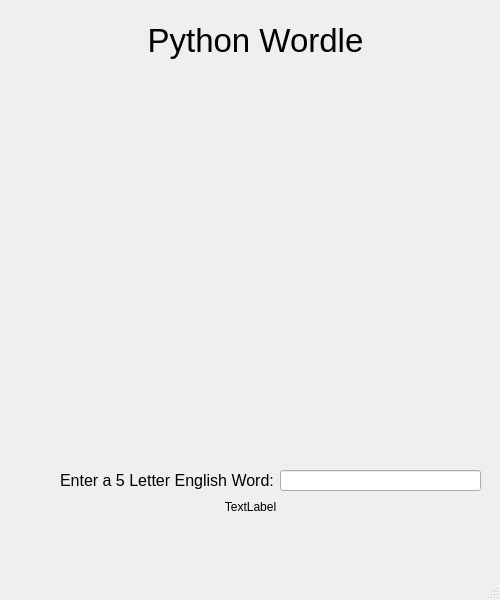
<?xml version="1.0" encoding="UTF-8"?>
<ui version="4.0">
 <class>MainWindow</class>
 <widget class="QMainWindow" name="MainWindow">
  <property name="geometry">
   <rect>
    <x>0</x>
    <y>0</y>
    <width>500</width>
    <height>600</height>
   </rect>
  </property>
  <property name="windowTitle">
   <string>MainWindow</string>
  </property>
  <widget class="QWidget" name="centralwidget">
   <widget class="QLabel" name="title_label">
    <property name="geometry">
     <rect>
      <x>10</x>
      <y>20</y>
      <width>491</width>
      <height>41</height>
     </rect>
    </property>
    <property name="font">
     <font>
      <pointsize>25</pointsize>
     </font>
    </property>
    <property name="text">
     <string>Python Wordle</string>
    </property>
    <property name="alignment">
     <set>Qt::AlignCenter</set>
    </property>
   </widget>
   <widget class="QLabel" name="label_1_3">
    <property name="geometry">
     <rect>
      <x>225</x>
      <y>100</y>
      <width>50</width>
      <height>50</height>
     </rect>
    </property>
    <property name="font">
     <font>
      <pointsize>35</pointsize>
      <weight>50</weight>
      <bold>false</bold>
     </font>
    </property>
    <property name="autoFillBackground">
     <bool>true</bool>
    </property>
    <property name="styleSheet">
     <string notr="true"/>
    </property>
    <property name="text">
     <string/>
    </property>
    <property name="alignment">
     <set>Qt::AlignCenter</set>
    </property>
   </widget>
   <widget class="QLabel" name="label_1_4">
    <property name="geometry">
     <rect>
      <x>285</x>
      <y>100</y>
      <width>50</width>
      <height>50</height>
     </rect>
    </property>
    <property name="font">
     <font>
      <pointsize>35</pointsize>
      <weight>50</weight>
      <bold>false</bold>
     </font>
    </property>
    <property name="autoFillBackground">
     <bool>true</bool>
    </property>
    <property name="styleSheet">
     <string notr="true"/>
    </property>
    <property name="text">
     <string/>
    </property>
    <property name="alignment">
     <set>Qt::AlignCenter</set>
    </property>
   </widget>
   <widget class="QLabel" name="label_1_2">
    <property name="geometry">
     <rect>
      <x>165</x>
      <y>100</y>
      <width>50</width>
      <height>50</height>
     </rect>
    </property>
    <property name="font">
     <font>
      <pointsize>35</pointsize>
      <weight>50</weight>
      <bold>false</bold>
     </font>
    </property>
    <property name="autoFillBackground">
     <bool>true</bool>
    </property>
    <property name="styleSheet">
     <string notr="true"/>
    </property>
    <property name="text">
     <string/>
    </property>
    <property name="alignment">
     <set>Qt::AlignCenter</set>
    </property>
   </widget>
   <widget class="QLabel" name="label_1_5">
    <property name="geometry">
     <rect>
      <x>345</x>
      <y>100</y>
      <width>50</width>
      <height>50</height>
     </rect>
    </property>
    <property name="font">
     <font>
      <pointsize>35</pointsize>
      <weight>50</weight>
      <bold>false</bold>
     </font>
    </property>
    <property name="autoFillBackground">
     <bool>true</bool>
    </property>
    <property name="styleSheet">
     <string notr="true"/>
    </property>
    <property name="text">
     <string/>
    </property>
    <property name="alignment">
     <set>Qt::AlignCenter</set>
    </property>
   </widget>
   <widget class="QLabel" name="label_1_1">
    <property name="geometry">
     <rect>
      <x>105</x>
      <y>100</y>
      <width>50</width>
      <height>50</height>
     </rect>
    </property>
    <property name="font">
     <font>
      <pointsize>35</pointsize>
      <weight>50</weight>
      <bold>false</bold>
     </font>
    </property>
    <property name="autoFillBackground">
     <bool>true</bool>
    </property>
    <property name="styleSheet">
     <string notr="true"/>
    </property>
    <property name="text">
     <string/>
    </property>
    <property name="alignment">
     <set>Qt::AlignCenter</set>
    </property>
   </widget>
   <widget class="QLabel" name="label_2_3">
    <property name="geometry">
     <rect>
      <x>225</x>
      <y>160</y>
      <width>50</width>
      <height>50</height>
     </rect>
    </property>
    <property name="font">
     <font>
      <pointsize>35</pointsize>
      <weight>50</weight>
      <bold>false</bold>
     </font>
    </property>
    <property name="autoFillBackground">
     <bool>true</bool>
    </property>
    <property name="styleSheet">
     <string notr="true"/>
    </property>
    <property name="text">
     <string/>
    </property>
    <property name="alignment">
     <set>Qt::AlignCenter</set>
    </property>
   </widget>
   <widget class="QLabel" name="label_2_1">
    <property name="geometry">
     <rect>
      <x>105</x>
      <y>160</y>
      <width>50</width>
      <height>50</height>
     </rect>
    </property>
    <property name="font">
     <font>
      <pointsize>35</pointsize>
      <weight>50</weight>
      <bold>false</bold>
     </font>
    </property>
    <property name="autoFillBackground">
     <bool>true</bool>
    </property>
    <property name="styleSheet">
     <string notr="true"/>
    </property>
    <property name="text">
     <string/>
    </property>
    <property name="alignment">
     <set>Qt::AlignCenter</set>
    </property>
   </widget>
   <widget class="QLabel" name="label_2_2">
    <property name="geometry">
     <rect>
      <x>165</x>
      <y>160</y>
      <width>50</width>
      <height>50</height>
     </rect>
    </property>
    <property name="font">
     <font>
      <pointsize>35</pointsize>
      <weight>50</weight>
      <bold>false</bold>
     </font>
    </property>
    <property name="autoFillBackground">
     <bool>true</bool>
    </property>
    <property name="styleSheet">
     <string notr="true"/>
    </property>
    <property name="text">
     <string/>
    </property>
    <property name="alignment">
     <set>Qt::AlignCenter</set>
    </property>
   </widget>
   <widget class="QLabel" name="label_2_5">
    <property name="geometry">
     <rect>
      <x>345</x>
      <y>160</y>
      <width>50</width>
      <height>50</height>
     </rect>
    </property>
    <property name="font">
     <font>
      <pointsize>35</pointsize>
      <weight>50</weight>
      <bold>false</bold>
     </font>
    </property>
    <property name="autoFillBackground">
     <bool>true</bool>
    </property>
    <property name="styleSheet">
     <string notr="true"/>
    </property>
    <property name="text">
     <string/>
    </property>
    <property name="alignment">
     <set>Qt::AlignCenter</set>
    </property>
   </widget>
   <widget class="QLabel" name="label_2_4">
    <property name="geometry">
     <rect>
      <x>285</x>
      <y>160</y>
      <width>50</width>
      <height>50</height>
     </rect>
    </property>
    <property name="font">
     <font>
      <pointsize>35</pointsize>
      <weight>50</weight>
      <bold>false</bold>
     </font>
    </property>
    <property name="autoFillBackground">
     <bool>true</bool>
    </property>
    <property name="styleSheet">
     <string notr="true"/>
    </property>
    <property name="text">
     <string/>
    </property>
    <property name="alignment">
     <set>Qt::AlignCenter</set>
    </property>
   </widget>
   <widget class="QLabel" name="label_3_1">
    <property name="geometry">
     <rect>
      <x>105</x>
      <y>220</y>
      <width>50</width>
      <height>50</height>
     </rect>
    </property>
    <property name="font">
     <font>
      <pointsize>35</pointsize>
      <weight>50</weight>
      <bold>false</bold>
     </font>
    </property>
    <property name="autoFillBackground">
     <bool>true</bool>
    </property>
    <property name="styleSheet">
     <string notr="true"/>
    </property>
    <property name="text">
     <string/>
    </property>
    <property name="alignment">
     <set>Qt::AlignCenter</set>
    </property>
   </widget>
   <widget class="QLabel" name="label_3_5">
    <property name="geometry">
     <rect>
      <x>345</x>
      <y>220</y>
      <width>50</width>
      <height>50</height>
     </rect>
    </property>
    <property name="font">
     <font>
      <pointsize>35</pointsize>
      <weight>50</weight>
      <bold>false</bold>
     </font>
    </property>
    <property name="autoFillBackground">
     <bool>true</bool>
    </property>
    <property name="styleSheet">
     <string notr="true"/>
    </property>
    <property name="text">
     <string/>
    </property>
    <property name="alignment">
     <set>Qt::AlignCenter</set>
    </property>
   </widget>
   <widget class="QLabel" name="label_3_4">
    <property name="geometry">
     <rect>
      <x>285</x>
      <y>220</y>
      <width>50</width>
      <height>50</height>
     </rect>
    </property>
    <property name="font">
     <font>
      <pointsize>35</pointsize>
      <weight>50</weight>
      <bold>false</bold>
     </font>
    </property>
    <property name="autoFillBackground">
     <bool>true</bool>
    </property>
    <property name="styleSheet">
     <string notr="true"/>
    </property>
    <property name="text">
     <string/>
    </property>
    <property name="alignment">
     <set>Qt::AlignCenter</set>
    </property>
   </widget>
   <widget class="QLabel" name="label_3_3">
    <property name="geometry">
     <rect>
      <x>225</x>
      <y>220</y>
      <width>50</width>
      <height>50</height>
     </rect>
    </property>
    <property name="font">
     <font>
      <pointsize>35</pointsize>
      <weight>50</weight>
      <bold>false</bold>
     </font>
    </property>
    <property name="autoFillBackground">
     <bool>true</bool>
    </property>
    <property name="styleSheet">
     <string notr="true"/>
    </property>
    <property name="text">
     <string/>
    </property>
    <property name="alignment">
     <set>Qt::AlignCenter</set>
    </property>
   </widget>
   <widget class="QLabel" name="label_3_2">
    <property name="geometry">
     <rect>
      <x>165</x>
      <y>220</y>
      <width>50</width>
      <height>50</height>
     </rect>
    </property>
    <property name="font">
     <font>
      <pointsize>35</pointsize>
      <weight>50</weight>
      <bold>false</bold>
     </font>
    </property>
    <property name="autoFillBackground">
     <bool>true</bool>
    </property>
    <property name="styleSheet">
     <string notr="true"/>
    </property>
    <property name="text">
     <string/>
    </property>
    <property name="alignment">
     <set>Qt::AlignCenter</set>
    </property>
   </widget>
   <widget class="QLabel" name="label_4_2">
    <property name="geometry">
     <rect>
      <x>165</x>
      <y>280</y>
      <width>50</width>
      <height>50</height>
     </rect>
    </property>
    <property name="font">
     <font>
      <pointsize>35</pointsize>
      <weight>50</weight>
      <bold>false</bold>
     </font>
    </property>
    <property name="autoFillBackground">
     <bool>true</bool>
    </property>
    <property name="styleSheet">
     <string notr="true"/>
    </property>
    <property name="text">
     <string/>
    </property>
    <property name="alignment">
     <set>Qt::AlignCenter</set>
    </property>
   </widget>
   <widget class="QLabel" name="label_4_1">
    <property name="geometry">
     <rect>
      <x>105</x>
      <y>280</y>
      <width>50</width>
      <height>50</height>
     </rect>
    </property>
    <property name="font">
     <font>
      <pointsize>35</pointsize>
      <weight>50</weight>
      <bold>false</bold>
     </font>
    </property>
    <property name="autoFillBackground">
     <bool>true</bool>
    </property>
    <property name="styleSheet">
     <string notr="true"/>
    </property>
    <property name="text">
     <string/>
    </property>
    <property name="alignment">
     <set>Qt::AlignCenter</set>
    </property>
   </widget>
   <widget class="QLabel" name="label_5_1">
    <property name="geometry">
     <rect>
      <x>105</x>
      <y>340</y>
      <width>50</width>
      <height>50</height>
     </rect>
    </property>
    <property name="font">
     <font>
      <pointsize>35</pointsize>
      <weight>50</weight>
      <bold>false</bold>
     </font>
    </property>
    <property name="autoFillBackground">
     <bool>true</bool>
    </property>
    <property name="styleSheet">
     <string notr="true"/>
    </property>
    <property name="text">
     <string/>
    </property>
    <property name="alignment">
     <set>Qt::AlignCenter</set>
    </property>
   </widget>
   <widget class="QLabel" name="label_4_5">
    <property name="geometry">
     <rect>
      <x>345</x>
      <y>280</y>
      <width>50</width>
      <height>50</height>
     </rect>
    </property>
    <property name="font">
     <font>
      <pointsize>35</pointsize>
      <weight>50</weight>
      <bold>false</bold>
     </font>
    </property>
    <property name="autoFillBackground">
     <bool>true</bool>
    </property>
    <property name="styleSheet">
     <string notr="true"/>
    </property>
    <property name="text">
     <string/>
    </property>
    <property name="alignment">
     <set>Qt::AlignCenter</set>
    </property>
   </widget>
   <widget class="QLabel" name="label_4_4">
    <property name="geometry">
     <rect>
      <x>285</x>
      <y>280</y>
      <width>50</width>
      <height>50</height>
     </rect>
    </property>
    <property name="font">
     <font>
      <pointsize>35</pointsize>
      <weight>50</weight>
      <bold>false</bold>
     </font>
    </property>
    <property name="autoFillBackground">
     <bool>true</bool>
    </property>
    <property name="styleSheet">
     <string notr="true"/>
    </property>
    <property name="text">
     <string/>
    </property>
    <property name="alignment">
     <set>Qt::AlignCenter</set>
    </property>
   </widget>
   <widget class="QLabel" name="label_4_3">
    <property name="geometry">
     <rect>
      <x>225</x>
      <y>280</y>
      <width>50</width>
      <height>50</height>
     </rect>
    </property>
    <property name="font">
     <font>
      <pointsize>35</pointsize>
      <weight>50</weight>
      <bold>false</bold>
     </font>
    </property>
    <property name="autoFillBackground">
     <bool>true</bool>
    </property>
    <property name="styleSheet">
     <string notr="true"/>
    </property>
    <property name="text">
     <string/>
    </property>
    <property name="alignment">
     <set>Qt::AlignCenter</set>
    </property>
   </widget>
   <widget class="QLabel" name="label_5_2">
    <property name="geometry">
     <rect>
      <x>165</x>
      <y>340</y>
      <width>50</width>
      <height>50</height>
     </rect>
    </property>
    <property name="font">
     <font>
      <pointsize>35</pointsize>
      <weight>50</weight>
      <bold>false</bold>
     </font>
    </property>
    <property name="autoFillBackground">
     <bool>true</bool>
    </property>
    <property name="styleSheet">
     <string notr="true"/>
    </property>
    <property name="text">
     <string/>
    </property>
    <property name="alignment">
     <set>Qt::AlignCenter</set>
    </property>
   </widget>
   <widget class="QLabel" name="label_5_3">
    <property name="geometry">
     <rect>
      <x>225</x>
      <y>340</y>
      <width>50</width>
      <height>50</height>
     </rect>
    </property>
    <property name="font">
     <font>
      <pointsize>35</pointsize>
      <weight>50</weight>
      <bold>false</bold>
     </font>
    </property>
    <property name="autoFillBackground">
     <bool>true</bool>
    </property>
    <property name="styleSheet">
     <string notr="true"/>
    </property>
    <property name="text">
     <string/>
    </property>
    <property name="alignment">
     <set>Qt::AlignCenter</set>
    </property>
   </widget>
   <widget class="QLabel" name="label_5_4">
    <property name="geometry">
     <rect>
      <x>285</x>
      <y>340</y>
      <width>50</width>
      <height>50</height>
     </rect>
    </property>
    <property name="font">
     <font>
      <pointsize>35</pointsize>
      <weight>50</weight>
      <bold>false</bold>
     </font>
    </property>
    <property name="autoFillBackground">
     <bool>true</bool>
    </property>
    <property name="styleSheet">
     <string notr="true"/>
    </property>
    <property name="text">
     <string/>
    </property>
    <property name="alignment">
     <set>Qt::AlignCenter</set>
    </property>
   </widget>
   <widget class="QLabel" name="label_5_5">
    <property name="geometry">
     <rect>
      <x>345</x>
      <y>340</y>
      <width>50</width>
      <height>50</height>
     </rect>
    </property>
    <property name="font">
     <font>
      <pointsize>35</pointsize>
      <weight>50</weight>
      <bold>false</bold>
     </font>
    </property>
    <property name="autoFillBackground">
     <bool>true</bool>
    </property>
    <property name="styleSheet">
     <string notr="true"/>
    </property>
    <property name="text">
     <string/>
    </property>
    <property name="alignment">
     <set>Qt::AlignCenter</set>
    </property>
   </widget>
   <widget class="QLabel" name="label_6_1">
    <property name="geometry">
     <rect>
      <x>105</x>
      <y>400</y>
      <width>50</width>
      <height>50</height>
     </rect>
    </property>
    <property name="font">
     <font>
      <pointsize>35</pointsize>
      <weight>50</weight>
      <bold>false</bold>
     </font>
    </property>
    <property name="autoFillBackground">
     <bool>true</bool>
    </property>
    <property name="styleSheet">
     <string notr="true"/>
    </property>
    <property name="text">
     <string/>
    </property>
    <property name="alignment">
     <set>Qt::AlignCenter</set>
    </property>
   </widget>
   <widget class="QLabel" name="label_6_2">
    <property name="geometry">
     <rect>
      <x>165</x>
      <y>400</y>
      <width>50</width>
      <height>50</height>
     </rect>
    </property>
    <property name="font">
     <font>
      <pointsize>35</pointsize>
      <weight>50</weight>
      <bold>false</bold>
     </font>
    </property>
    <property name="autoFillBackground">
     <bool>true</bool>
    </property>
    <property name="styleSheet">
     <string notr="true"/>
    </property>
    <property name="text">
     <string/>
    </property>
    <property name="alignment">
     <set>Qt::AlignCenter</set>
    </property>
   </widget>
   <widget class="QLabel" name="label_6_3">
    <property name="geometry">
     <rect>
      <x>225</x>
      <y>400</y>
      <width>50</width>
      <height>50</height>
     </rect>
    </property>
    <property name="font">
     <font>
      <pointsize>35</pointsize>
      <weight>50</weight>
      <bold>false</bold>
     </font>
    </property>
    <property name="autoFillBackground">
     <bool>true</bool>
    </property>
    <property name="styleSheet">
     <string notr="true"/>
    </property>
    <property name="text">
     <string/>
    </property>
    <property name="alignment">
     <set>Qt::AlignCenter</set>
    </property>
   </widget>
   <widget class="QLabel" name="label_6_4">
    <property name="geometry">
     <rect>
      <x>285</x>
      <y>400</y>
      <width>50</width>
      <height>50</height>
     </rect>
    </property>
    <property name="font">
     <font>
      <pointsize>35</pointsize>
      <weight>50</weight>
      <bold>false</bold>
     </font>
    </property>
    <property name="autoFillBackground">
     <bool>true</bool>
    </property>
    <property name="styleSheet">
     <string notr="true"/>
    </property>
    <property name="text">
     <string/>
    </property>
    <property name="alignment">
     <set>Qt::AlignCenter</set>
    </property>
   </widget>
   <widget class="QLabel" name="label_6_5">
    <property name="geometry">
     <rect>
      <x>345</x>
      <y>400</y>
      <width>50</width>
      <height>50</height>
     </rect>
    </property>
    <property name="font">
     <font>
      <pointsize>35</pointsize>
      <weight>50</weight>
      <bold>false</bold>
     </font>
    </property>
    <property name="autoFillBackground">
     <bool>true</bool>
    </property>
    <property name="styleSheet">
     <string notr="true"/>
    </property>
    <property name="text">
     <string/>
    </property>
    <property name="alignment">
     <set>Qt::AlignCenter</set>
    </property>
   </widget>
   <widget class="QLineEdit" name="input_word">
    <property name="geometry">
     <rect>
      <x>280</x>
      <y>470</y>
      <width>201</width>
      <height>21</height>
     </rect>
    </property>
    <property name="font">
     <font>
      <pointsize>12</pointsize>
     </font>
    </property>
    <property name="text">
     <string/>
    </property>
   </widget>
   <widget class="QLabel" name="label_wordprompt">
    <property name="geometry">
     <rect>
      <x>60</x>
      <y>470</y>
      <width>221</width>
      <height>21</height>
     </rect>
    </property>
    <property name="font">
     <font>
      <pointsize>12</pointsize>
     </font>
    </property>
    <property name="text">
     <string>Enter a 5 Letter English Word:</string>
    </property>
   </widget>
   <widget class="QLabel" name="label_errors">
    <property name="geometry">
     <rect>
      <x>120</x>
      <y>500</y>
      <width>261</width>
      <height>51</height>
     </rect>
    </property>
    <property name="text">
     <string>TextLabel</string>
    </property>
    <property name="alignment">
     <set>Qt::AlignHCenter|Qt::AlignTop</set>
    </property>
   </widget>
  </widget>
  <widget class="QMenuBar" name="menubar">
   <property name="geometry">
    <rect>
     <x>0</x>
     <y>0</y>
     <width>500</width>
     <height>21</height>
    </rect>
   </property>
  </widget>
  <widget class="QStatusBar" name="statusbar"/>
 </widget>
 <resources/>
 <connections/>
</ui>
